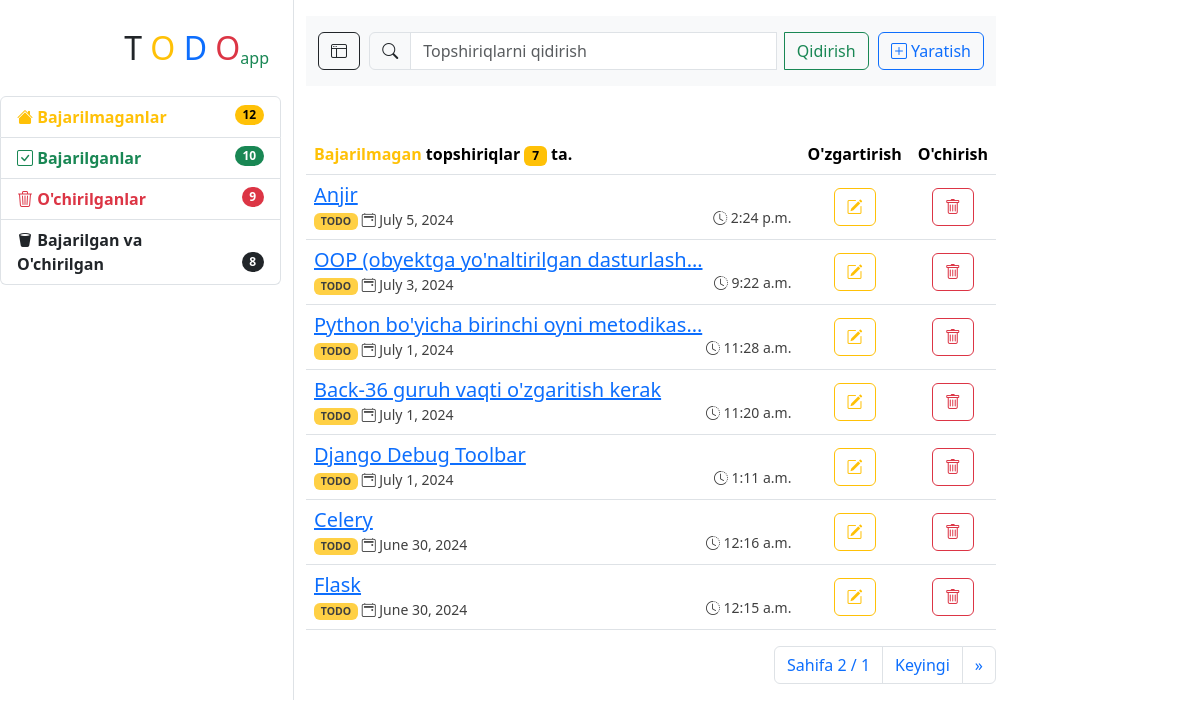
The app's page / (signed in), older data.
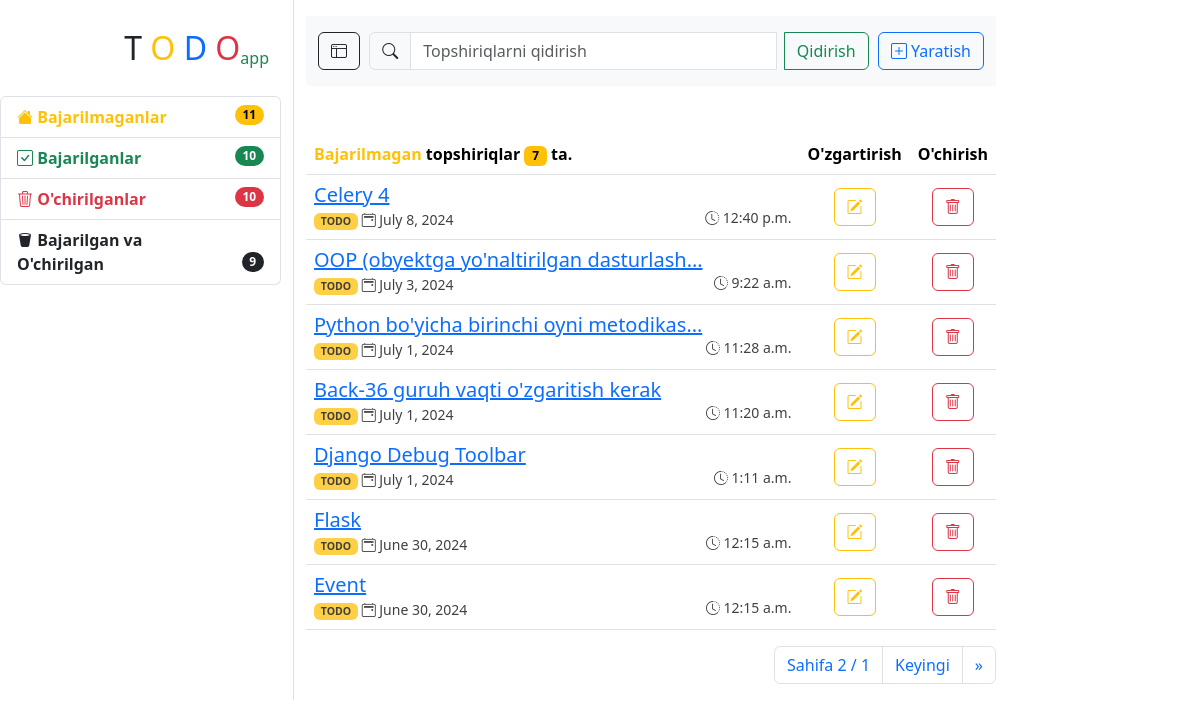
The same page, newer data.
### task/models.py (models this page shows, shortened)
class Task(models.Model):
    class Meta:
        ordering = ['-updated_at']
        verbose_name = 'Topshiriq'
        verbose_name_plural = 'Topshiriqlar'
    title = models.CharField(max_length=255, verbose_name="Sarlavha:")
    description = models.TextField(verbose_name="Tavsif:")
    is_done = models.BooleanField(default=False, verbose_name="Bajarildi")
    is_delete = models.BooleanField(default=False, verbose_name="O'chirildi")
    created_at = models.DateTimeField(auto_now_add=True)
    updated_at = models.DateTimeField(auto_now=True)
    objects = Manager()  # Task.objects.all()
    todo = TaskTodotManager()   # Task.todo.all()
    done = TaskDoneManager()    # Task.done.all()
    delete = TaskDeletedManager()   # Task.delete.all()
    done_delete = TaskDoneDeletedManager()   # Task.done_delete.all()
    @property
    def status(self):
        code = "DONE & DELETE" if self.is_done and self.is_delete else "DONE" if self.is_done else "DELETE" if self.is_delete else "TODO"
        return code
    @property
    def css_class(self):
        cls = "dark" if self.is_done and self.is_delete else "success" if self.is_done else "danger" if self.is_delete else "warning"
        return cls

### task/views.py (the view)
# urls.py: path('', home_view, name='home-view'),
@login_required
def home_view(request):
    return task_view(request, 'Bajarilmagan', 'TODO', 'warning')

### task/forms.py
class TaskForm(forms.ModelForm):
    class Meta:
        model = Task
        fields = ['title', 'description', 'is_done', 'is_delete']
        widgets = {
            'title': forms.TextInput(attrs={'class': 'form-control', 'placeholder': 'Sarlavha...'}),
            'description': forms.Textarea(attrs={'class': 'form-control', 'rows': 7, 'placeholder': 'Tavsif...'}),
            'is_done': forms.CheckboxInput(attrs={'class': 'form-check-input'}),
            'is_delete': forms.CheckboxInput(attrs={'class': 'form-check-input'})
        }

### task/managers.py (called while the page is built)
    def get_queryset(self):
        return super().get_queryset().filter(is_done=False, is_delete=False)

    def get_queryset(self):
        return super().get_queryset().filter(is_done=True, is_delete=False)

    def get_queryset(self):
        return super().get_queryset().filter(is_done=False, is_delete=True)

    def get_queryset(self):
        return super().get_queryset().filter(is_done=True, is_delete=True)

### task/views.py (called while the page is built)
def task_view(request, sms, code, css_class):
    if code == 'TODO':
        tasks = Task.todo.all()
    elif code == 'DONE':
        tasks = Task.done.all()
    elif code == 'DELETE':
        tasks = Task.delete.all()
    elif code == 'DONE & DELETE':
        tasks = Task.done_delete.all()
    else:
        tasks = Task.objects.none()
    form = TaskForm()
    paginator = Paginator(tasks, 7)
    page_number = request.GET.get('page')
    tasks = paginator.get_page(page_number)
    context = {
        'tasks': tasks,
        'form': form,
        'sms': sms,
        'task_code': code,
        'class': css_class,
        'todo_count': Task.todo.all().count(),
        'done_count': Task.done.all().count(),
        'deleted_count': Task.delete.all().count(),
        'done_delete_count': Task.done_delete.all().count(),
    }
    return render(request, 'task/home.html', context)

### templates/task/home.html (shortened to what this page needs)
{% extends '_base.html' %}
{% load static %}
{% block content %}
    {% include 'task/navbar.html' %}
    {% if tasks %}
        <table class="table table-hover mt-5">
            <thead>
            <tr>
                <th class="w-75" scope="col"><span class="text-{{ class }}">{{ sms }} </span> topshiriqlar <b
                        class="badge text-bg-{{ class }}">
                    {{ tasks|length }}
                </b> ta.
                </th>
                <th class="text-center" scope="col">O'zgartirish</th>
                {% if task_code != "DELETE" and task_code != "DONE & DELETE" %}
                    <th class="text-center" scope="col">O'chirish</th>
                {% endif %}
            </tr>
            </thead>
            <tbody>
            {% for task in tasks %}
                <tr>
                    <td class="align-middle" data-bs-toggle="modal" data-bs-target="#exampleModalDetail"
                        data-task-id="{{ task.id }}"
                        data-task-title="{{ task.title }}"
                        data-task-description="{{ task.description }}"
                        data-task-done="{{ task.is_done }}"
                        data-task-deleted="{{ task.is_delete }}"
                        data-task-created="{{ task.created_at }}"
                        data-task-updated="{{ task.updated_at }}">
                        <h5 class="card-title">
                            <a href="#">
                                {{ task.title|truncatechars:40 }}
                            </a>
                        </h5>
                        <div class="align-middle">
                            <small class="opacity-75">
                                <span class="badge text-bg-{{ task.css_class }}">{{ task.status }}</span>
                                <i class="bi bi-calendar2-event"></i>
                                {{ task.updated_at| date }}</small>
                            <small class="float-end opacity-75">
                                <i class="bi bi-clock-history"></i>
                                {{ task.updated_at | time }}</small>
                        </div>
                    </td>
                    <td class="text-center align-middle">
                        <button type="submit" class="btn btn-outline-warning" data-bs-toggle="modal"
                                data-bs-target="#exampleModalEdit"
                                data-task-id="{{ task.id }}"
                                data-task-title="{{ task.title }}"
                                data-task-description="{{ task.description }}"
                                data-task-done="{{ task.is_done }}"
                                data-task-deleted="{{ task.is_delete }}">
                            <i class="bi bi-pencil-square"></i>
                        </button>
                    </td>
                    {% if task.status != 'DELETE' and task.status != 'DONE & DELETE' %}
                        <td class="text-center align-middle">
                            <button type="submit" class="btn btn-outline-danger" data-bs-toggle="modal"
                                    data-bs-target="#exampleModalDelete"
                                    data-task-id="{{ task.id }}">
                                <i class="bi bi-trash"></i>
                            </button>
                        </td>
                    {% endif %}
                </tr>
            {% endfor %}
            </tbody>
        </table>
        {% include 'task/pagenation.html' %}
    {% endif %}
{% endblock %}

### templates/_base.html (shortened to what this page needs)
<!doctype html>
<html lang="en">
<head>
    {% load static %}
    <link href="https://cdn.jsdelivr.net/npm/bootstrap@5.3.3/dist/css/bootstrap.min.css" rel="stylesheet"
>
    <link rel="stylesheet" href="https://cdn.jsdelivr.net/npm/bootstrap-icons@1.11.3/font/bootstrap-icons.min.css">
</head>
<body>
<div class="row">
    <div class="col-3 border-end mh-100">
        <div class="d-flex flex-column">
            <div class="container">
                <span class="fw-medium fs-2 float-end mt-4">
                    <span class="text-dark">T</span>
                    <span class="text-warning">O</span>
                    <span class="text-primary">D</span>
                    <span class="text-danger">O<sub class="fs-6 text-success">app</sub></span>
                </span>
            </div>
            <div class="">
                {% include 'task/sidebar.html' %}
            </div>
        </div>
    </div>
    <div class="col-7">
        {% block content %}
        {% endblock %}
    </div>
    <div class="col-2">
    </div>
</div>
</body>
</html>

### templates/task/sidebar.html (shortened to what this page needs)
{% load static %}
<div class="offcanvas-body fw-semibold float-end mt-4">
    <ul class="list-group">
        <li class="list-group-item d-flex justify-content-between align-items-center">
            <a href="{% url 'home-view' %}"
               class="w-100 link-offset-2 link-underline link-underline-opacity-0 link-warning">
                <span><i class="bi bi-house-fill"></i> Bajarilmaganlar</span>
                <span class="badge text-bg-warning rounded-pill float-end bg-warning">{{ todo_count }}</span>
            </a>
        </li>
        <li class="list-group-item d-flex justify-content-between align-items-center">
            <a href="{% url 'task-done-view' %}"
               class="w-100 link-offset-2 link-underline link-underline-opacity-0 link-success">
                <span><i class="bi bi-check-square"></i> Bajarilganlar</span>
                <span class="badge text-bg-primary rounded-pill float-end bg-success">{{ done_count }}</span>
            </a>
        </li>
        <li class="list-group-item d-flex justify-content-between align-items-center">
            <a href="{% url 'task-delete-view' %}"
               class="w-100 link-offset-2 link-underline link-underline-opacity-0 link-danger">
                <span><i class="bi bi-trash3"></i> O'chirilganlar</span>
                <span class="badge text-bg-primary rounded-pill float-end bg-danger">{{ deleted_count }}</span>
            </a>
        </li>
        <li class="list-group-item d-flex justify-content-between align-items-center">
            <a href="{% url 'done-delete-task-view' %}"
               class="w-100 link-offset-2 link-underline link-underline-opacity-0 link-dark">
                <span style="margin-right: 60px;"><i class="bi bi-trash2-fill"></i> Bajarilgan va O'chirilgan</span>
                <span class="badge text-bg-primary rounded-pill float-end bg-dark">{{ done_delete_count }}</span>
            </a>
        </li>
    </ul>
</div>

### templates/task/navbar.html (shortened to what this page needs)
<nav class="navbar navbar-expand-lg bg-body-tertiary sticky-top mt-3 py-3">
    <div class="container-fluid">
        <div class="collapse navbar-collapse d-flex justify-content-between" id="navbarTogglerDemo01">
            <button class="btn btn-outline-dark float-end " type="button" data-bs-toggle="offcanvas"
                    data-bs-target="#offcanvasWithBothOptions"
                    aria-controls="offcanvasWithBothOptions">
                <i class="bi bi-window-sidebar"></i>
            </button>
            <form method="POST" action="{% url 'search-task' %}" class="d-flex w-75" role="search">
                <div class="input-group">
                    <label for="in" class="input-group-text" id="basic-addon1"><i class="bi bi-search"></i></label>
                    <input class="form-control me-2" type="search" placeholder="Topshiriqlarni qidirish"
                           aria-label="Search" name="search" id="in" value="{{ search }}" required>
                    <button class="btn btn-outline-success" type="submit">Qidirish</button>
                </div>
            </form>
            <button type="button" class="btn btn-outline-primary " data-bs-toggle="modal"
                    data-bs-target="#exampleModalCreate">
                <i class="bi bi-plus-square"></i> Yaratish
            </button>
        </div>
    </div>
</nav>

### templates/task/pagenation.html (shortened to what this page needs)
<nav aria-label="Page navigation example" class="float-end">
    <ul class="pagination">
        <li class="page-item">
            <a class="page-link" href="#">Sahifa {{ tasks.paginator.num_pages }} / {{ tasks.number }}</a>
        </li>
        {% if tasks.has_next %}
            <li class="page-item">
                <a class="page-link" href="?page={{ tasks.next_page_number }}&search={{ search }}" aria-label="Next">
                    Keyingi
                </a>
            </li>
            <li class="page-item">
                <a class="page-link" href="?page={{ tasks.paginator.num_pages }}&search={{ search }}" aria-hidden="true">&raquo;</a>
            </li>
        {% endif %}
    </ul>
</nav>

Row changes from the older to the newer data that the page shows:
no longer on this page (row edited): Task: title "Anjir", status "TODO", updated_at "July 5, 2024", updated_at "2:24 p.m."
changed Task: title "Celery" → "Celery 4"; updated_at "June 30, 2024" → "July 8, 2024"; updated_at "12:16 a.m." → "12:40 p.m."; moves up the list
now on this page (row unchanged): Task: title "Event", status "TODO", updated_at "June 30, 2024", updated_at "12:15 a.m."
Text that changed along with them:
{{ todo_count }}: "12" → "11"
{{ deleted_count }}: "9" → "10"
{{ done_delete_count }}: "8" → "9"
